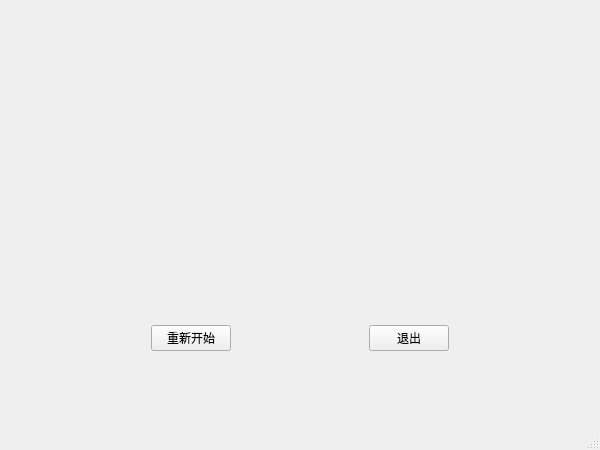
<?xml version="1.0" encoding="UTF-8"?>
<ui version="4.0">
 <class>endWidget</class>
 <widget class="QMainWindow" name="endWidget">
  <property name="geometry">
   <rect>
    <x>0</x>
    <y>0</y>
    <width>600</width>
    <height>450</height>
   </rect>
  </property>
  <property name="windowTitle">
   <string>MainWindow</string>
  </property>
  <widget class="QWidget" name="centralwidget">
   <layout class="QVBoxLayout" name="verticalLayout">
    <item>
     <spacer name="verticalSpacer">
      <property name="orientation">
       <enum>Qt::Vertical</enum>
      </property>
      <property name="sizeType">
       <enum>QSizePolicy::Fixed</enum>
      </property>
      <property name="sizeHint" stdset="0">
       <size>
        <width>20</width>
        <height>40</height>
       </size>
      </property>
     </spacer>
    </item>
    <item>
     <widget class="QLabel" name="endlabel">
      <property name="text">
       <string/>
      </property>
     </widget>
    </item>
    <item>
     <spacer name="verticalSpacer_2">
      <property name="orientation">
       <enum>Qt::Vertical</enum>
      </property>
      <property name="sizeType">
       <enum>QSizePolicy::Fixed</enum>
      </property>
      <property name="sizeHint" stdset="0">
       <size>
        <width>20</width>
        <height>40</height>
       </size>
      </property>
     </spacer>
    </item>
    <item>
     <widget class="QWidget" name="widget" native="true">
      <layout class="QHBoxLayout" name="horizontalLayout">
       <item>
        <spacer name="horizontalSpacer_2">
         <property name="orientation">
          <enum>Qt::Horizontal</enum>
         </property>
         <property name="sizeHint" stdset="0">
          <size>
           <width>40</width>
           <height>20</height>
          </size>
         </property>
        </spacer>
       </item>
       <item>
        <widget class="QPushButton" name="restartbutton">
         <property name="text">
          <string>重新开始</string>
         </property>
        </widget>
       </item>
       <item>
        <spacer name="horizontalSpacer">
         <property name="orientation">
          <enum>Qt::Horizontal</enum>
         </property>
         <property name="sizeHint" stdset="0">
          <size>
           <width>40</width>
           <height>20</height>
          </size>
         </property>
        </spacer>
       </item>
       <item>
        <widget class="QPushButton" name="closebutton">
         <property name="text">
          <string>退出</string>
         </property>
        </widget>
       </item>
       <item>
        <spacer name="horizontalSpacer_3">
         <property name="orientation">
          <enum>Qt::Horizontal</enum>
         </property>
         <property name="sizeHint" stdset="0">
          <size>
           <width>40</width>
           <height>20</height>
          </size>
         </property>
        </spacer>
       </item>
      </layout>
     </widget>
    </item>
   </layout>
  </widget>
  <widget class="QMenuBar" name="menubar">
   <property name="geometry">
    <rect>
     <x>0</x>
     <y>0</y>
     <width>600</width>
     <height>21</height>
    </rect>
   </property>
  </widget>
  <widget class="QStatusBar" name="statusbar"/>
 </widget>
 <resources/>
 <connections/>
</ui>
